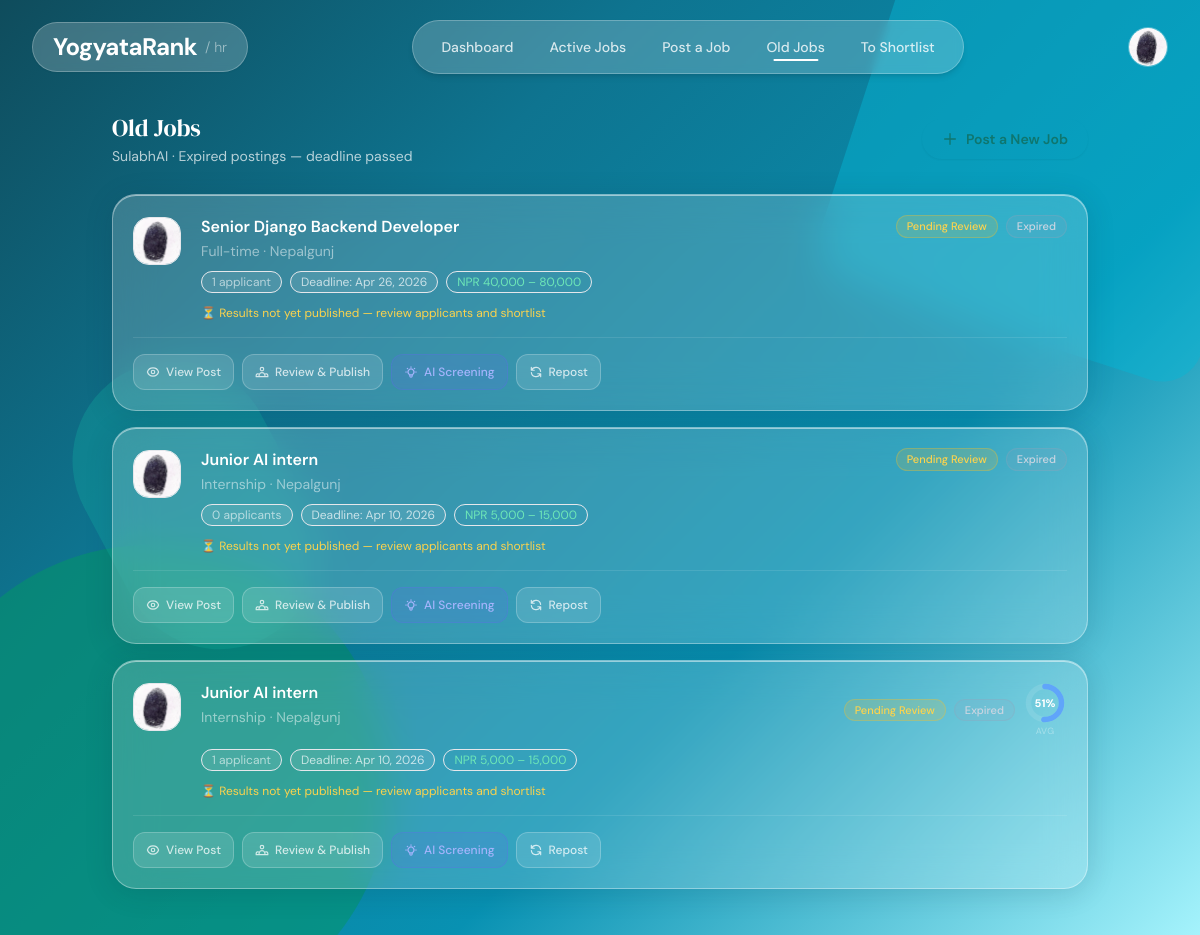
Page /jobs/old/ (signed in) on the earlier database version.
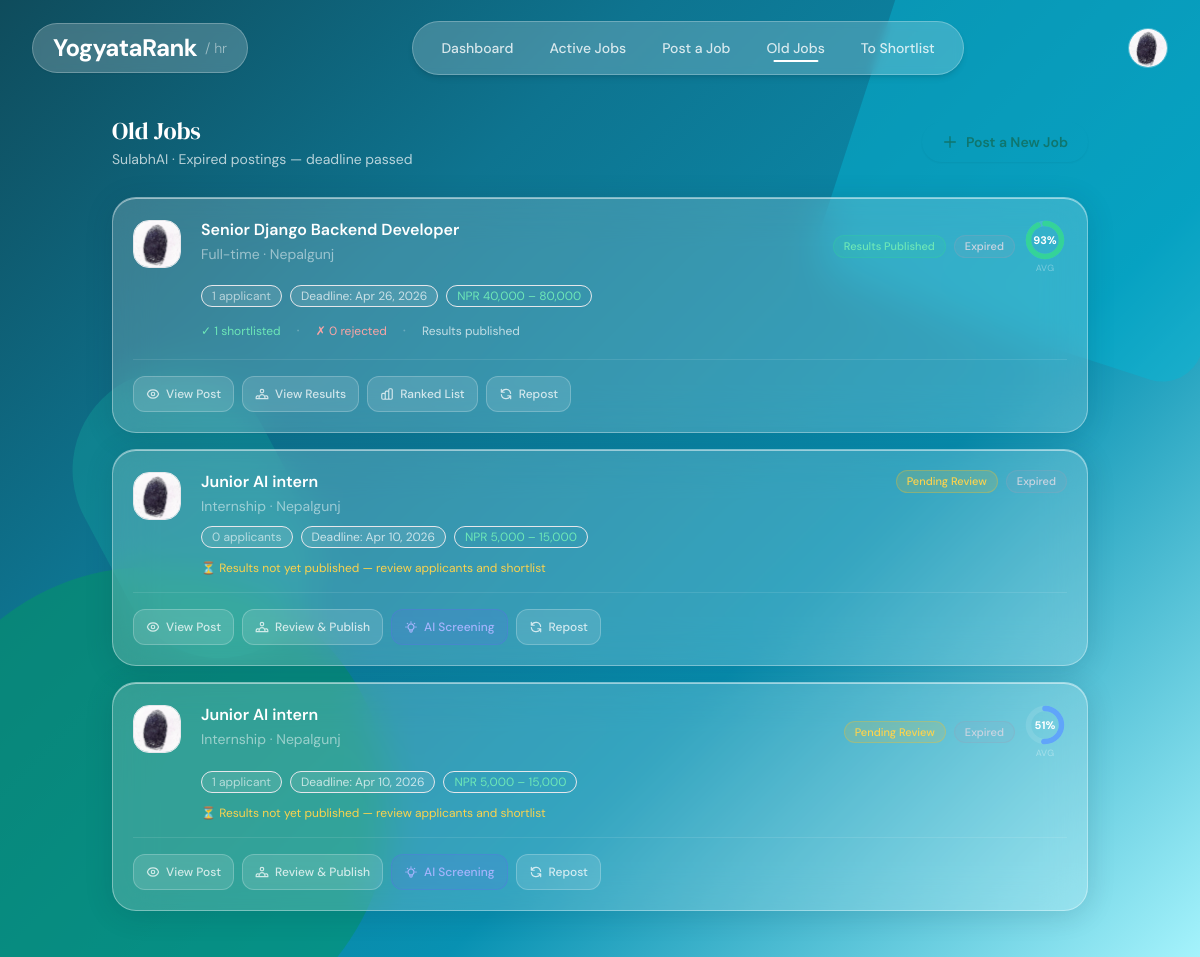
Same page on the later database version.
### jobs/models.py (models this page shows, shortened)
class Job(models.Model):
    class JobType(models.TextChoices):
        FULL_TIME  = "full_time",  "Full-time"
        PART_TIME  = "part_time",  "Part-time"
        CONTRACT   = "contract",   "Contract"
        INTERNSHIP = "internship", "Internship"
        REMOTE     = "remote",     "Remote"
        HYBRID     = "hybrid",     "Hybrid"
    class Status(models.TextChoices):
        OPEN   = "open",   "Open"
        CLOSED = "closed", "Closed"
        DRAFT  = "draft",  "Draft"
    class QualificationLevel(models.TextChoices):
        ANY      = "",         "Any / Not specified"
        DIPLOMA  = "diploma",  "Diploma"
        BACHELOR = "bachelor", "Bachelor's Degree"
        MASTER   = "master",   "Master's Degree"
        PHD      = "phd",      "PhD / Doctorate"
    company          = models.ForeignKey(
                         CompanyProfile,
                         on_delete=models.CASCADE,
                         related_name="jobs"
                       )
    title            = models.CharField(max_length=255)
    description      = models.TextField()
    requirements     = models.TextField(blank=True, help_text="Detailed role requirements")
    responsibilities = models.TextField(blank=True, help_text="Key responsibilities")
    experience_required    = models.IntegerField(
                               default=0,
                               help_text="Minimum years of experience required"
                             )
    qualification_required = models.CharField(
                               max_length=20,
                               choices=QualificationLevel.choices,
                               default=QualificationLevel.ANY,
                               blank=True,
                               help_text="Minimum qualification level required"
                             )
    open_positions   = models.PositiveIntegerField(
                         default=1,
                         help_text="Number of open positions for this role"
                       )
    skills           = models.ManyToManyField(Skill, blank=True)
    location         = models.CharField(max_length=255, blank=True)
    job_type         = models.CharField(
                         max_length=20,
                         choices=JobType.choices,
                         default=JobType.FULL_TIME
                       )
    salary_min       = models.PositiveIntegerField(null=True, blank=True)
    salary_max       = models.PositiveIntegerField(null=True, blank=True)
    salary_currency  = models.CharField(max_length=10, default="NPR")
    status           = models.CharField(
                         max_length=10,
                         choices=Status.choices,
                         default=Status.OPEN
                       )
    deadline         = models.DateField(null=True, blank=True)
    created_at       = models.DateTimeField(auto_now_add=True)
    updated_at       = models.DateTimeField(auto_now=True)
    results_published    = models.BooleanField(default=False)
    shortlist_email_sent = models.BooleanField(default=False)
    class Meta:
        ordering = ["-created_at"]
    @property
    def salary_display(self):
        if self.salary_min and self.salary_max:
            return f"{self.salary_currency} {self.salary_min:,} – {self.salary_max:,}"
        if self.salary_min:
            return f"{self.salary_currency} {self.salary_min:,}+"
        return "Not disclosed"

### accounts/models.py (models this page shows, shortened)
class CompanyProfile(models.Model):
    user         = models.OneToOneField(User, on_delete=models.CASCADE)
    phone           = models.CharField(max_length=20, blank=True)
    company_name = models.CharField(max_length=255)
    description  = models.TextField()
    website      = models.URLField(blank=True, null=True)
    location     = models.CharField(max_length=255, blank=True, null=True)
    logo         = models.ImageField(upload_to='company_logos/', blank=True, null=True)

### jobs/views.py (the view)
# urls.py: path("old/",                          views.old_jobs,           name="old_jobs"),
@login_required
def old_jobs(request):
    company = _get_company(request)
    if not company:
        return redirect('candidate_dashboard')
    today = timezone.now().date()
    jobs = (
        Job.objects
        .filter(company=company)
        .filter(Q(status=Job.Status.CLOSED) | Q(deadline__lt=today))
        .annotate(
            applicant_count=Count('applications', distinct=True),
            shortlisted_count=Count(
                'applications',
                filter=Q(applications__status='shortlisted'),
                distinct=True,
            ),
            rejected_count=Count(
                'applications',
                filter=Q(applications__status='rejected'),
                distinct=True,
            ),
            avg_score=Avg('applications__match_score'),
        )
        .order_by('-deadline')
    )
    jobs_data = []
    for job in jobs:
        if job.avg_score is not None:
            job.avg_score_offset = round(94.2 * (1 - job.avg_score / 100), 1)
        else:
            job.avg_score_offset = 94.2
        if job.results_published:
            applicants_qs = (
                Application.objects
                .filter(job=job)
                .exclude(status='withdrawn')
                .select_related('candidate__user')
                .order_by('-match_score')
            )
            ranked = []
            for app in applicants_qs:
                u = app.candidate.user
                ranked.append({
                    'name':        u.get_full_name() or u.username,
                    'score':       round(app.match_score or 0),
                    'status':      app.status,
                    'shortlisted': app.status == 'shortlisted',
                })
            total_count       = len(ranked)
            shortlisted_count = sum(1 for a in ranked if a['shortlisted'])
            ranked_json = json.dumps({
                'title':       job.title,
                'total':       total_count,
                'shortlisted': shortlisted_count,
                'applicants':  ranked,
            })
        else:
            ranked_json = json.dumps({
                'title':       job.title,
                'total':       0,
                'shortlisted': 0,
                'applicants':  [],
            })
        jobs_data.append({
            'job':         job,
            'ranked_json': ranked_json,
        })
    return render(request, 'jobs/old_jobs.html', {
        'company':   company,
        'jobs_data': jobs_data,
    })

### applications/context_processors.py (called while the page is built, shortened)
def active_applications_count(request):
    context = {}
    if not request.user.is_authenticated:
        return context
    candidate = CandidateProfile.objects.filter(user=request.user).first()
    company = CompanyProfile.objects.filter(user=request.user).first()
    context['candidate'] = candidate
    context['company'] = company
    return context

### jobs/context_processors.py (called while the page is built)
def to_shortlist_count(request):
    if not request.user.is_authenticated:
        return {}
    try:
        company = CompanyProfile.objects.get(user=request.user)
        count = Job.objects.filter(
            company=company,
            results_published=True,
            shortlist_email_sent=False,
        ).count()
        return {'to_shortlist_count': count}
    except CompanyProfile.DoesNotExist:
        return {}

### jobs/views.py (called while the page is built)
def _get_company(request):
    return CompanyProfile.objects.filter(user=request.user).first()

### templates/jobs/old_jobs.html (shortened to what the changed rows need)
{% extends "company_base.html" %}
{% block main_content %}
<main class="max-w-5xl mx-auto px-4 md:px-6 pt-[12vh] pb-12 relative z-10">
  <div class="flex items-center justify-between mb-7">
    <div>
      <h1 class="font-serif-display text-2xl text-white">Old Jobs</h1>
    </div>
  </div>
  {% if jobs_data %}
  <div class="flex flex-col gap-4">
    {% for item in jobs_data %}
    {% with job=item.job %}
    <div class="job-card glass-card rounded-3xl px-5 py-5">
      <div class="flex items-start gap-5">
        <div class="w-12 h-12 rounded-2xl bg-white/15 backdrop-blur-md border border-white/28 flex items-center justify-center shrink-0 overflow-hidden mt-0.5">
          {% if company.logo %}
            <img src="{{ company.logo.url }}" alt="{{ company.company_name }}" class="w-full h-full object-cover"/>
          {% else %}
            <img src="https://api.dicebear.com/7.x/initials/svg?seed={{ company.company_name|urlencode }}&backgroundColor=ccfbf1&textColor=0f766e"
                 alt="{{ company.company_name }}" class="w-full h-full object-cover"/>
          {% endif %}
        </div>
        <div class="flex-1 min-w-0">
          <div class="flex items-start justify-between gap-4">
            <div class="min-w-0">
              <a href="{% url 'job_detail' job.id %}"
                 class="text-base font-semibold text-white hover:text-white/80 transition-colors block truncate">
                {{ job.title }}
              </a>
              <p class="text-sm text-white/50 mt-0.5">
                {{ job.get_job_type_display }}{% if job.location %} · {{ job.location }}{% endif %}
              </p>
            </div>
            <div class="flex items-center gap-2 shrink-0">
              {% if job.results_published %}
              <span class="badge-results text-[11px] px-2.5 py-0.5 rounded-full font-medium">Results Published</span>
              {% else %}
              <span class="badge-pending text-[11px] px-2.5 py-0.5 rounded-full font-medium">Pending Review</span>
              {% endif %}
              <span class="badge-expired text-[11px] px-2.5 py-0.5 rounded-full font-medium">Expired</span>
              {% if job.avg_score %}
              <div class="flex flex-col items-center">
                <div class="relative w-11 h-11">
                  <svg viewBox="0 0 40 40" width="44" height="44" style="transform:rotate(-90deg)">
                    <circle cx="20" cy="20" r="15" fill="none" stroke="rgba(255,255,255,0.10)" stroke-width="5"/>
                    <circle cx="20" cy="20" r="15" fill="none"
                      stroke="{% if job.avg_score >= 70 %}#34d399{% elif job.avg_score >= 45 %}#60a5fa{% else %}#f87171{% endif %}"
                      stroke-width="5" stroke-linecap="round"
                      stroke-dasharray="94.2"
                      stroke-dashoffset="{{ job.avg_score_offset|default:'94.2' }}"/>
                  </svg>
                  <div class="absolute inset-0 flex items-center justify-center">
                    <span class="text-[11px] font-bold text-white">{{ job.avg_score|floatformat:0 }}%</span>
                  </div>
                </div>
                <span class="text-[9px] text-white/35 uppercase tracking-wide">Avg</span>
              </div>
              {% endif %}
            </div>
          </div>
          <div class="flex flex-wrap gap-2 mt-2.5">
            <span class="text-xs bg-white/10 text-white/60 border border-white/18 px-2.5 py-0.5 rounded-full">
              {{ job.applicant_count }} applicant{{ job.applicant_count|pluralize }}
            </span>
            {% if job.deadline %}
            <span class="text-xs bg-white/10 text-white/70 border border-white/12 px-2.5 py-0.5 rounded-full">
              Deadline: {{ job.deadline|date:"M j, Y" }}
            </span>
            {% endif %}
            {% if job.salary_min or job.salary_max %}
            <span class="text-xs bg-emerald-500/18 text-emerald-300 border border-emerald-400/28 px-2.5 py-0.5 rounded-full">
              {{ job.salary_display }}
            </span>
            {% endif %}
          </div>
          {% if job.results_published %}
          <div class="flex items-center gap-4 mt-3">
            <span class="text-xs text-emerald-300">✓ {{ job.shortlisted_count }} shortlisted</span>
            <span class="text-white/25">·</span>
            <span class="text-xs text-red-300">✗ {{ job.rejected_count }} rejected</span>
            <span class="text-white/25">·</span>
            <span class="text-xs text-white/70">Results published</span>
          </div>
          {% else %}
          <p class="text-xs text-amber-300 mt-3">⏳ Results not yet published — review applicants and shortlist</p>
          {% endif %}
        </div>
      </div>
      <div class="flex flex-wrap items-center gap-2 mt-4 pt-4 border-t border-white/10">
        <a href="{% url 'job_detail' job.id %}"
           class="action-btn flex items-center gap-1.5 px-3 py-2 rounded-xl">
          View Post
        </a>
        <a href="{% url 'view_applicants' job.id %}"
           class="action-btn flex items-center gap-1.5 px-3 py-2 rounded-xl">
          {% if job.results_published %}View Results{% else %}Review & Publish{% endif %}
        </a>
        {% if job.results_published %}
        <button onclick="openModal('{{ job.id }}')"
                class="action-btn flex items-center gap-1.5 px-3 py-2 rounded-xl">
          Ranked List
        </button>
        {% else %}
        <a href="{% url 'screening_dashboard' job.id %}"
           class="action-btn flex items-center gap-1.5 px-3 py-2 rounded-xl"
           style="background:rgba(99,102,241,0.15);border-color:rgba(99,102,241,0.28);color:#a5b4fc;">
          AI Screening
        </a>
        {% endif %}
        <a href="{% url 'create_job' %}?repost={{ job.id }}"
           class="action-btn flex items-center gap-1.5 px-3 py-2 rounded-xl">
          <svg class="w-3.5 h-3.5" fill="none" stroke="currentColor" viewBox="0 0 24 24">
            <path stroke-linecap="round" stroke-linejoin="round" stroke-width="2"
                  d="M4 4v5h.582m15.356 2A8.001 8.001 0 004.582 9m0 0H9m11 11v-5h-.581m0 0a8.003 8.003 0 01-15.357-2m15.357 2H15"/>
          </svg>
          Repost
        </a>
      </div>
    </div>
    {% endwith %}
    {% endfor %}
  </div>
  {% endif %}
</main>
{% endblock %}

Differences in the rows shown:
changed Job "Senior Django Backend Developer": job.avg_score (not shown) → "93"; job.shortlisted_count (not shown) → "1"; job.rejected_count (not shown) → "0"; results_published "Pending Review ⏳ Results not yet published — review applicants and shortlist Review & Publish AI Screening" → "Results Published ✓ shortlisted · ✗ rejected · Results published View Results Ranked List"
